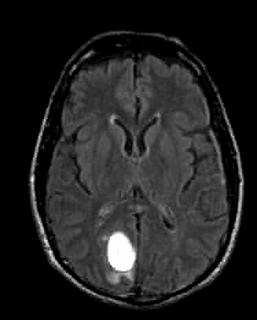
#> input picture MRI-Brain-Images-abenign-bmalignant-images.jpg, 257 x 320 px
$ python main.py
#> lines starting #> are read from the running program, lines starting #| are printed output that depends on the picture; after the words box and inside, x2 and y2 are one past the last pixel; in counts of white or black regions, pixels touching at a corner belong together
import numpy as np
import cv2
import os
import time


class RoboticArm:
    def __init__(self):
        self.position = {"x": 0, "y": 0, "z": 0}

    def move_to(self, x, y, z):
        """Move the robotic arm to the specified position."""
        self.position = {"x": x, "y": y, "z": z}
        print(f"Robotic arm moved to position: {self.position}")

    def get_position(self):
        return self.position

    def adjust_for_tremor(self, dx, dy, dz):
        """Simulates tremor reduction by adjusting small, unwanted movements."""
        self.position["x"] += dx * 0.1
        self.position["y"] += dy * 0.1
        self.position["z"] += dz * 0.1
        print(f"Tremor reduced position: {self.position}")


class SurgicalCamera:
    def __init__(self):
        self.camera_position = {"x": 0, "y": 0, "z": 0}

    def capture_image(self, image_path):
        """Capture the provided image from the specified path."""
        if os.path.exists(image_path):
            img = cv2.imread(image_path)
            print("Image captured by surgical camera.")
            return img
        else:
            print("Image file not found.")
            return None

    def display_image(self, image):
        """Displays the processed image."""
        cv2.imshow("Surgical Camera View", image)
        cv2.waitKey(1)


class SurgeonConsole:
    def __init__(self):
        self.arm = RoboticArm()
        self.camera = SurgicalCamera()

    def direct_arm(self, x, y, z):
        """Directs the robotic arm to a specific position."""
        print(f"Surgeon directs arm to position ({x}, {y}, {z}).")
        self.arm.move_to(x, y, z)

    def reduce_tremor(self, dx, dy, dz):
        """Simulate tremor reduction by adjusting the robotic arm position."""
        self.arm.adjust_for_tremor(dx, dy, dz)

    def capture_and_process_image(self, image_path):
        """Captures and processes an image for display and analysis."""
        image = self.camera.capture_image(image_path)
#> in capture_image, img is the input picture: shape (320, 257, 3); min 0, max 255, mean 34.2
        if image is not None:
            self.camera.display_image(image)
            return image
        return None


def detect_tumor(image):
    """Basic tumor detection using image processing techniques."""
    gray = cv2.cvtColor(image, cv2.COLOR_BGR2GRAY)
    _, thresh = cv2.threshold(gray, 100, 255, cv2.THRESH_BINARY)
    contours, _ = cv2.findContours(
        thresh, cv2.RETR_EXTERNAL, cv2.CHAIN_APPROX_SIMPLE)

    tumor_contour = max(contours, key=cv2.contourArea) if contours else None
    if tumor_contour is not None:
        cv2.drawContours(image, [tumor_contour], -1, (255, 0, 255), 2)
        print("Tumor detected and highlighted.")
        return tumor_contour
    else:
        print("No tumor detected.")
        return None


def draw_arrows_and_square(image, tumor_contour, arm_position):
    """Draws a square around the tumor and arrows pointing to it."""
    x, y, w, h = cv2.boundingRect(tumor_contour)

    cv2.rectangle(image, (x, y), (x + w, y + h), (255, 0, 0), 2)

    arm_x, arm_y = arm_position["x"], arm_position["y"]
    left_arrow_start = (arm_x, arm_y)
    left_arrow_end = (x, y + h // 2)
    cv2.arrowedLine(image, left_arrow_start, left_arrow_end,
                    (0, 255, 255), 2, tipLength=0.1)

    right_arrow_start = (arm_x + 100, arm_y)
    right_arrow_end = (x + w, y + h // 2)
    cv2.arrowedLine(image, right_arrow_start, right_arrow_end,
                    (0, 255, 255), 2, tipLength=0.1)

    return (x, y, w, h)


def remove_tumor(image, tumor_contour):
    """Simulates tumor removal by drawing a gray circle on the tumor region."""
    print("Removing the tumor is in process...")

    M = cv2.moments(tumor_contour)
    if M['m00'] != 0:
        cX = int(M['m10'] / M['m00'])
        cY = int(M['m01'] / M['m00'])

        cv2.circle(image, (cX, cY), 20, (128, 128, 128), -1)

    time.sleep(2)
    print("Tumor removed successfully.")

    return image


def create_combined_image(before_image, after_image):
    """Combine two images side by side with labels."""
    combined_image = np.hstack((before_image, after_image))

    cv2.putText(combined_image, "Before", (20, 30),
                cv2.FONT_HERSHEY_SIMPLEX, 1, (255, 255, 255), 2)
    cv2.putText(combined_image, "After",
                (before_image.shape[1] + 20, 30), cv2.FONT_HERSHEY_SIMPLEX, 1, (255, 255, 255), 2)

    return combined_image


def simulate_surgery(image_path):
    console = SurgeonConsole()

    image = console.capture_and_process_image(image_path)
    if image is None:
        return

    tumor_contour = detect_tumor(image)
#> in detect_tumor, `_, thresh = cv2.threshold(gray, 100, 255, cv2.THRESH_BINARY)`:
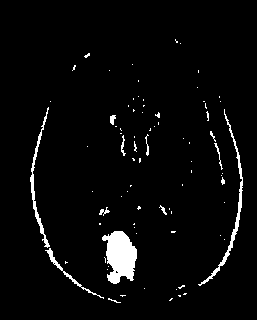
#> thresh: shape (320, 257); 3.6% white; 80 white regions (68 under 20 px)
#> in detect_tumor, `contours, _ = cv2.findContours( thresh, cv2.RETR_EXTERNAL, cv2.CHAIN_A..`: contours = 80 contours, 73 with area under 20; largest, box (x1, y1, x2, y2) and area: (102, 231, 137, 284) 1159, (198, 109, 243, 286) 353, (30, 107, 50, 248) 254, (45, 248, 104, 299) 136, (110, 115, 116, 125) 29, (99, 207, 110, 216) 22, (121, 135, 126, 156) 20
#> in detect_tumor, `tumor_contour = max(contours, key=cv2.contourArea) if contours else None`: tumor_contour = contour of 88 points, box (x1, y1, x2, y2) (102, 231, 137, 284), area 1159
    if tumor_contour is not None:

        M = cv2.moments(tumor_contour)
#> M = moments, m00 1159, centre m10/m00, m01/m00 = (120, 255.8)
        tumor_center = (int(M['m10'] / M['m00']), int(M['m01'] / M['m00']))
#> tumor_center = (120, 255)

        arm_position = {"x": 50, "y": 150}

        before_image = image.copy()
        draw_arrows_and_square(image, tumor_contour, arm_position)
#> in draw_arrows_and_square, `x, y, w, h = cv2.boundingRect(tumor_contour)`: x = 102; y = 231; w = 35; h = 53
#> in draw_arrows_and_square, `left_arrow_end = (x, y + h // 2)`: left_arrow_end = (102, 257)
#> in draw_arrows_and_square, `right_arrow_end = (x + w, y + h // 2)`: right_arrow_end = (137, 257)
#> in draw_arrows_and_square, `cv2.arrowedLine(image, right_arrow_start, right_arrow_end, (0, 255, 25..`:
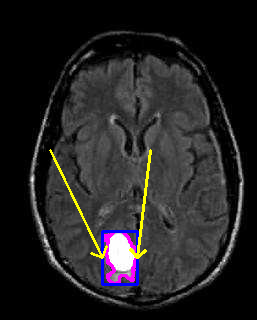
#> image: shape (320, 257, 3); mean B, G, R 35.3, 34.8, 36.2

        console.camera.display_image(image)

        print("Preparing to remove the tumor...")
        time.sleep(2)

        console.direct_arm(tumor_center[0], tumor_center[1], -2)
        console.reduce_tremor(0.1, 0.1, 0.1)

        after_image = remove_tumor(image.copy(), tumor_contour)
#> in remove_tumor, `cX = int(M['m10'] / M['m00'])`: cX = 120
#> in remove_tumor, `cY = int(M['m01'] / M['m00'])`: cY = 255

        x, y, w, h = cv2.boundingRect(tumor_contour)
#> x = 102; y = 231; w = 35; h = 53
        cv2.rectangle(after_image, (x, y), (x + w, y + h), (0, 255, 0), 2)

        cv2.drawContours(after_image, [tumor_contour], -1, (0, 255, 0), 2)
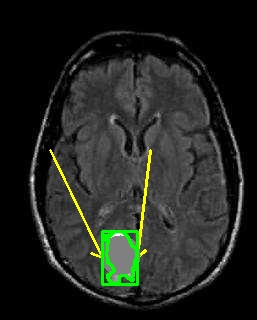
#> after_image: shape (320, 257, 3); mean of channels 0, 1, 2 31.5, 36.5, 33.5; drawn as B, G, R

        combined_image = create_combined_image(before_image, after_image)
#> in create_combined_image, `combined_image = np.hstack((before_image, after_image))`:
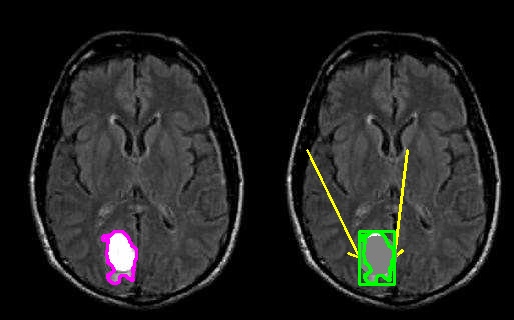
#> combined_image: shape (320, 514, 3); mean B, G, R 33.3, 34.9, 34.3
#> in create_combined_image, `cv2.putText(combined_image, "After", (before_image.shape[1] + 20, 30),..`:
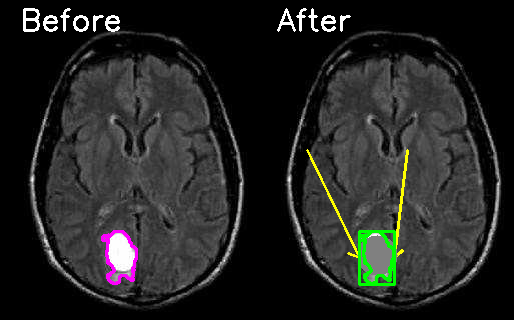
#> combined_image: shape (320, 514, 3); mean B, G, R 35.4, 37, 36.4

        output_path = "surgery_result.jpg"
        cv2.imwrite(output_path, combined_image)

        print(f"Combined image saved as '{output_path}'.")

        console.camera.display_image(combined_image)

        print("Press any key to exit...")
        while True:
            if cv2.waitKey(1) != -1:
#> (key Esc is pressed here)
                break

        cv2.destroyAllWindows()
        print("Exiting the program.")


if __name__ == "__main__":

    image_path = "MRI-Brain-Images-abenign-bmalignant-images.jpg"
    simulate_surgery(image_path)
